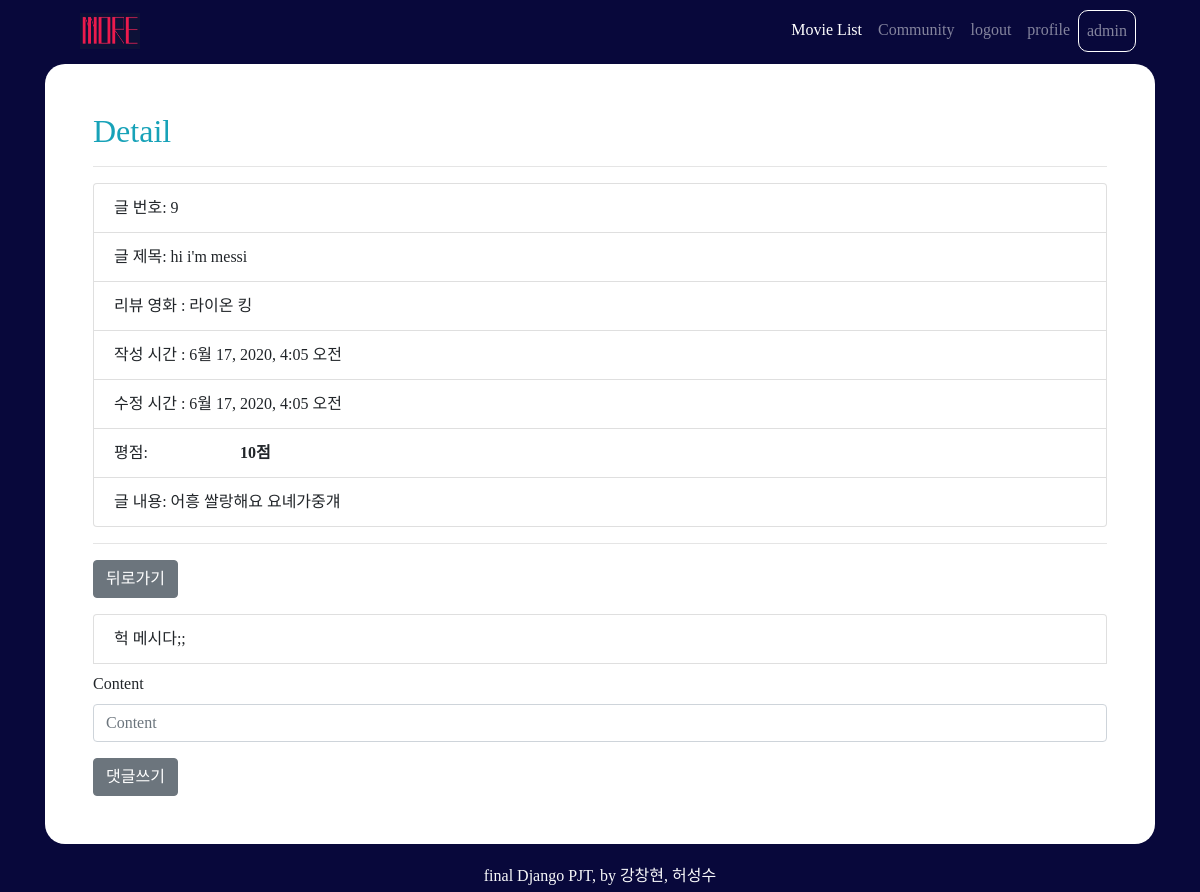
Screenshot of /movies/117/9/ (signed in) with the database file from the repository.
### accounts/models.py (models this page shows)
class User(AbstractUser):
    followers = models.ManyToManyField(settings.AUTH_USER_MODEL,related_name='followings')

### movies/models.py (models this page shows, shortened)
class Review(models.Model):
    title = models.CharField(max_length=100)
    movie = models.ForeignKey(Movie, on_delete=models.CASCADE)
    rank = models.IntegerField()
    content = models.TextField()
    created_at = models.DateTimeField(auto_now_add=True)
    updated_at = models.DateTimeField(auto_now=True)
    user = models.ForeignKey(settings.AUTH_USER_MODEL, on_delete=models.CASCADE)

class Movie(models.Model):
    title = models.CharField(max_length=100)
    poster_path = models.CharField(max_length=150, default='')
    movie_id = models.IntegerField()
    voteavg = models.IntegerField(default=0)
    overview = models.TextField(default='')
    original_title = models.CharField(max_length=100, null=True)
    release_date = models.CharField(max_length=50)
    actors = models.ManyToManyField(Actor, related_name = 'movie_actor')
    genres = models.ManyToManyField(Genre, related_name = 'movie_genre')
    like_users = models.ManyToManyField(settings.AUTH_USER_MODEL, related_name="like_movies", blank=True)

class Comment(models.Model):
    content = models.CharField(max_length=200)
    created_at = models.DateTimeField(auto_now_add=True)
    updated_at = models.DateTimeField(auto_now=True)
    review = models.ForeignKey(Review, on_delete=models.CASCADE)
    user = models.ForeignKey(settings.AUTH_USER_MODEL, on_delete=models.CASCADE)

### movies/views.py (the view)
# urls.py: path('<int:pk>/<int:review_pk>/', views.review_detail, name='review_detail'),
def review_detail(request, pk, review_pk):
    movie = get_object_or_404(Movie, pk=pk)
    review = get_object_or_404(Review, pk=review_pk)
    form = CommentForm()
    context = {
        'movie': movie,
        'review': review,
        'form': form,
    }
    return render(request, 'movies/review_detail.html', context)

### movies/forms.py
class CommentForm(forms.ModelForm):
    class Meta:
        model = Comment
        fields = ('content',)

### movies/templates/movies/review_detail.html (shortened to what this page needs)
{% extends 'base.html' %} {% load static %}
{% load bootstrap4 %}
{% block content %}
<link rel="stylesheet" href="{% static 'movies/style.css' %}" type="text/css" media="screen">
<div class="p-5 container bg-white mb-5 pb-4" style="border-radius: 20px;">
  <h2 class='text-info'>Detail</h2>
  <hr>
  <ul class="list-group mb-3">
    <li class="list-group-item">글 번호: {{ review.pk }}</li>
    <li class="list-group-item">글 제목: {{ review.title }}</li>
    <li class="list-group-item">리뷰 영화 : {{ review.movie.title }}</li>
    <li class="list-group-item">작성 시간 : {{ review.created_at }}</li>
    <li class="list-group-item">수정 시간 : {{ review.updated_at }}</li>
    <li class="list-group-item">평점: <span class="star-prototype mr-2">{{ review.rank }}</span><b>{{ review.rank }}점</b></li>
    <li class="list-group-item">글 내용: {{ review.content }}</li>
  </ul>
  <hr>
  <div class="d-flex mt-3">
    <a href="{% url 'movies:movie_detail' movie.pk %}"><button class="btn btn-secondary mb-3">뒤로가기</button></a>
  </div>
  <ul class="list-group d-flex mb-2">
  {% for comment in review.comment_set.all %}
    <li class="list-group-item">{{ comment.content }}</li>
  {% endfor %}
  </ul>
  <form action="{% url 'movies:comment_create' review.movie.id review.pk %}" method="POST">
    {% bootstrap_form form %}
    <button class="btn btn-secondary">댓글쓰기</button>
  </form>
</div>
{% endblock %}

### templates/base.html (shortened to what this page needs)
<!DOCTYPE html>
{% load bootstrap4 %}
<html lang="ko">
<head>
    <link rel="stylesheet" href="https://stackpath.bootstrapcdn.com/bootstrap/4.4.1/css/bootstrap.min.css">
    <link rel="stylesheet" href="https://use.fontawesome.com/releases/v5.13.0/css/all.css">
</head>
<body>
    <nav class="navbar fixed-top navbar-expand-lg navbar-dark mx-5 pt-2">
        <a class="navbar-brand ml-3" href="{% url 'movies:index' %}">
          <img src="/media/logo.jpg" width="60" height="36" class="d-inline-block align-top" alt="" loading="lazy">
        </a>
      <div class="collapse navbar-collapse" id="navbarNav">
        <ul class="navbar-nav ml-auto">
          <li class="nav-item active ml-auto">
            <a class="nav-link" href="{% url 'movies:index' %}">Movie List <span class="sr-only">(current)</span></a>
          </li>
          <li class="nav-item ml-auto">
            <a class="nav-link" href="{% url 'movies:community' %}">Community</a>
          </li>
          <li class="nav-item ml-auto">
            {% if request.user.is_authenticated %}
            <a class="nav-link" href="{% url 'accounts:logout' %}">logout </a>
          </li>
          <li class="nav-item ml-auto">
            <a class="nav-link" href="{% url 'accounts:detail' request.user.username %}">profile</a>
          </li>
          <li class="nav-item ml-auto">
            <a class="nav-link" href="{% url 'accounts:detail' request.user.username %}"
              style=" border: 1px solid white; border-radius: 10px;">{{ request.user.username }}</a>
          </li>
          {% endif %}
        </ul>
      </div>
    </nav>
    <div class='container mt-3 pt-5'>
        {% block content %}
        {% endblock %}
    </div>
</body>
<footer class="fixed-bottom text-center text-light d-flex justify-content-center align-items-center pt-1">
    <p class="mb-1">final Django PJT, by 강창현, 허성수</p>
</footer>
</html>

### movies/static/movies/style.css (style rules this page uses)
span.star-prototype, span.star-prototype > * { height: 17px; background: url(https://i.imgur.com/YsyS5y8.png) 0 -16px repeat-x; width: 80px; display: inline-block; }

### templates/base.html (style rules this page uses)
body, footer, nav { background-color: rgb(8, 8, 59); font-family: 'MaplestoryOTFBold'; }

### rows the page displays
User: user.username "admin"
Review: pk "9", title "hi i'm messi", movie "라이온 킹", created_at "6월 17, 2020, 4:05 오전", updated_at "6월 17, 2020, 4:05 오전", rank "10", content "어흥 쌀랑해요 요녜가중걔"
Comment: content "헉 메시다;;"
